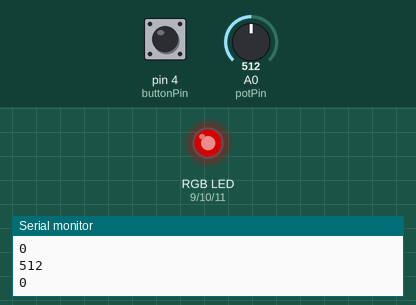
Recording of a sketch running on a simulated Arduino Uno, built with avr-gcc and run on an emulated ATmega328P. Parts: an RGB LED mixed from three pins (HIGH = lit), the last lines printed to the serial monitor. The inputs (shaded band) are chosen by the test bench; at power-on: A0 (potPin) = 512, pin 4 (buttonPin) HIGH. Dim RGB values are drawn brighter than linear.

Above: at 1.2 s.
1.3 s: A0 (potPin) set to 716
At 1.6 s:
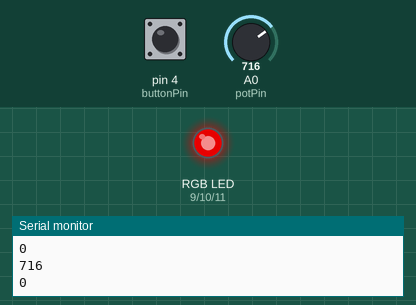
2.8 s: pin 4 (buttonPin) pulled LOW for 0.15 s
At 3.8 s:
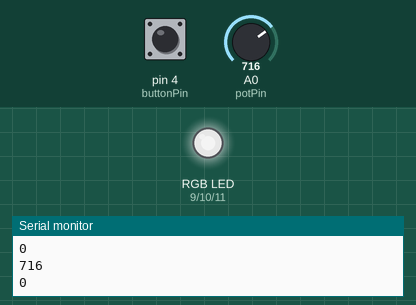
4.4 s: A0 (potPin) set to 900
At 4.8 s:
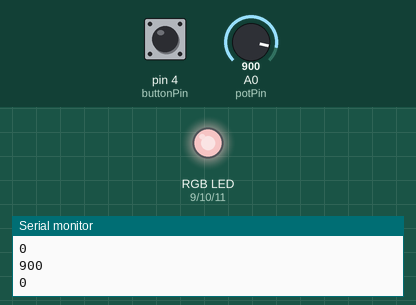
5.9 s: pin 4 (buttonPin) pulled LOW for 1 s
At 7.0 s:
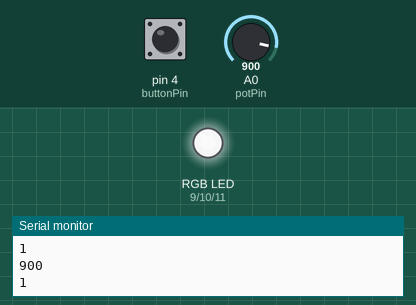
8.4 s: A0 (potPin) set to 511
At 9.5 s:
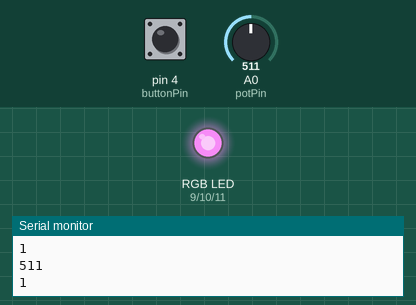
9.9 s: pin 4 (buttonPin) pulled LOW for 0.15 s
At 10.5 s:
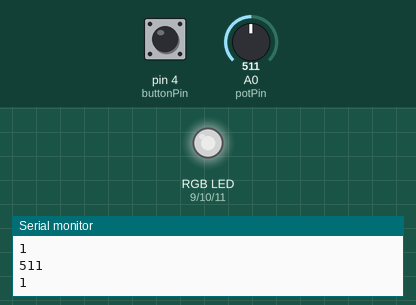
Timing chart, 0 to 12.5 s (numbered marks = the images above; inputs shaded):
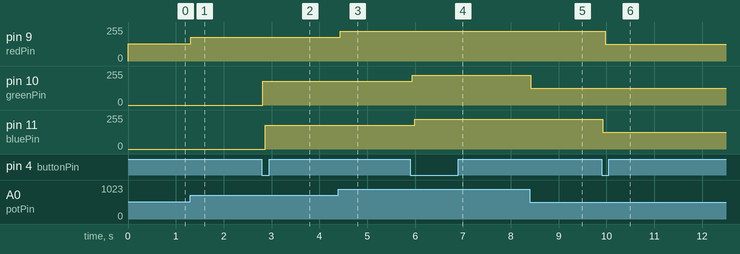

Measured:
- after the input at 1.3 s, pin 9 (redPin): 128/255 → 179/255 at once
- after the input at 2.8 s, pin 10 (greenPin): 0/255 → 179/255 at once; pin 11 (bluePin): 0/255 → 179/255 after 0.07 s
- after the input at 4.4 s, pin 9 (redPin): 179/255 → 225/255 at once
- after the input at 5.9 s, pin 10 (greenPin): 179/255 → 225/255 after 0.05 s; pin 11 (bluePin): 179/255 → 225/255 after 0.10 s
- after the input at 8.4 s, pin 10 (greenPin): 225/255 → 127/255 at once
- after the input at 9.9 s, pin 9 (redPin): 225/255 → 127/255 after 0.08 s; pin 11 (bluePin): 225/255 → 127/255 at once

The sketch:

RGB_LED_module.ino
```cpp
int redPin = 9;
int greenPin = 10;
int bluePin = 11;
int buttonPin = 4;
int potPin = A0;
int red = 0;
int green = 0;
int blue = 0;
int mode = 0;


void setup(){
  // put your setup code here, to run once :
  Serial.begin(9600);
  pinMode(buttonPin, INPUT_PULLUP);//

}

void loop(){

  //버튼 핀 읽기
  if(digitalRead(buttonPin)==LOW){
    mode=mode+1; //RGB 모드 바꾸기
    if(mode>2){
      mode = 0;
    }
  }
// 포텐셔미터 읽기 (10bits, 0~1023);
  int potValue = analogRead(potPin);
// RGB LED 색변화
if(mode == 0){
  red = potValue/4;
  analogWrite(redPin, red);
} else if(mode == 1){
  green = potValue/4;
  analogWrite(greenPin, green);
} else{
  blue = potValue/4;
  analogWrite(bluePin, blue);
}
Serial.println(potValue);
Serial.println(mode);
delay(50);
}
```
